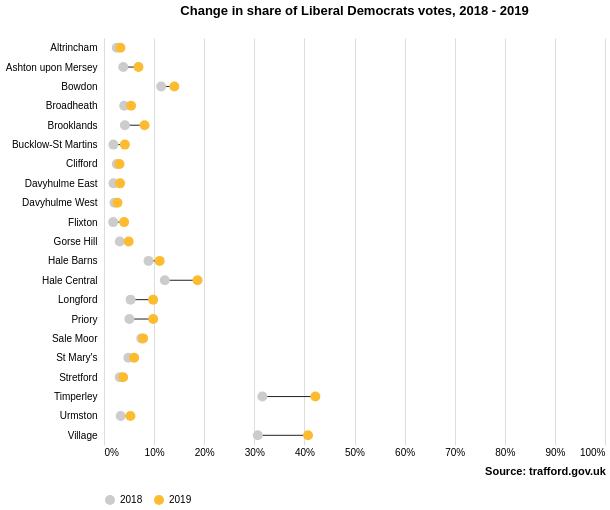

Vega-Lite specification stored for this chart:
### Vega-Lite specification from a JSON file in a GitHub repository (floating-point values rounded to 4 significant figures)
{"$schema": "https://vega.github.io/schema/vega-lite/v3.json", "description": "Visualisation showing how the share of votes for the Liberal Democrats has changed between the Trafford local elections in 2018 and 2019.", "autosize": {"type": "fit"}, "width": 600, "height": 500, "title": {"text": "Change in share of Liberal Democrats votes, 2018 - 2019", "offset": 20}, "data": {"values": [{"area_name": "Altrincham", "year": 2018, "ballots_issued": 8266, "liberal_democrats_vote": 211}, {"area_name": "Ashton upon Mersey", "year": 2018, "ballots_issued": 3590, "liberal_democrats_vote": 138}, {"area_name": "Bowdon", "year": 2018, "ballots_issued": 3121, "liberal_democrats_vote": 356}, {"area_name": "Broadheath", "year": 2018, "ballots_issued": 4218, "liberal_democrats_vote": 170}, {"area_name": "Brooklands", "year": 2018, "ballots_issued": 4080, "liberal_democrats_vote": 170}, {"area_name": "Bucklow-St Martins", "year": 2018, "ballots_issued": 2027, "liberal_democrats_vote": 38}, {"area_name": "Clifford", "year": 2018, "ballots_issued": 3212, "liberal_democrats_vote": 82}, {"area_name": "Davyhulme East", "year": 2018, "ballots_issued": 3837, "liberal_democrats_vote": 73}, {"area_name": "Davyhulme West", "year": 2018, "ballots_issued": 3884, "liberal_democrats_vote": 81}, {"area_name": "Flixton", "year": 2018, "ballots_issued": 4562, "liberal_democrats_vote": 84}, {"area_name": "Gorse Hill", "year": 2018, "ballots_issued": 2799, "liberal_democrats_vote": 88}, {"area_name": "Hale Barns", "year": 2018, "ballots_issued": 2900, "liberal_democrats_vote": 258}, {"area_name": "Hale Central", "year": 2018, "ballots_issued": 2999, "liberal_democrats_vote": 364}, {"area_name": "Longford", "year": 2018, "ballots_issued": 3658, "liberal_democrats_vote": 194}, {"area_name": "Priory", "year": 2018, "ballots_issued": 3352, "liberal_democrats_vote": 170}, {"area_name": "St Mary's", "year": 2018, "ballots_issued": 3432, "liberal_democrats_vote": 167}, {"area_name": "Sale Moor", "year": 2018, "ballots_issued": 2777, "liberal_democrats_vote": 207}, {"area_name": "Stretford", "year": 2018, "ballots_issued": 3130, "liberal_democrats_vote": 98}, {"area_name": "Timperley", "year": 2018, "ballots_issued": 4204, "liberal_democrats_vote": 1329}, {"area_name": "Urmston", "year": 2018, "ballots_issued": 3890, "liberal_democrats_vote": 130}, {"area_name": "Village", "year": 2018, "ballots_issued": 3267, "liberal_democrats_vote": 1003}, {"area_name": "Altrincham", "year": 2019, "ballots_issued": 3898, "liberal_democrats_vote": 128}, {"area_name": "Ashton upon Mersey", "year": 2019, "ballots_issued": 3588, "liberal_democrats_vote": 247}, {"area_name": "Bowdon", "year": 2019, "ballots_issued": 2929, "liberal_democrats_vote": 411}, {"area_name": "Broadheath", "year": 2019, "ballots_issued": 4048, "liberal_democrats_vote": 219}, {"area_name": "Brooklands", "year": 2019, "ballots_issued": 3682, "liberal_democrats_vote": 298}, {"area_name": "Bucklow-St Martins", "year": 2019, "ballots_issued": 1824, "liberal_democrats_vote": 76}, {"area_name": "Clifford", "year": 2019, "ballots_issued": 3012, "liberal_democrats_vote": 93}, {"area_name": "Davyhulme East", "year": 2019, "ballots_issued": 3177, "liberal_democrats_vote": 102}, {"area_name": "Davyhulme West", "year": 2019, "ballots_issued": 3197, "liberal_democrats_vote": 86}, {"area_name": "Flixton", "year": 2019, "ballots_issued": 3787, "liberal_democrats_vote": 152}, {"area_name": "Gorse Hill", "year": 2019, "ballots_issued": 2620, "liberal_democrats_vote": 129}, {"area_name": "Hale Barns", "year": 2019, "ballots_issued": 2817, "liberal_democrats_vote": 313}, {"area_name": "Hale Central", "year": 2019, "ballots_issued": 2973, "liberal_democrats_vote": 555}, {"area_name": "Longford", "year": 2019, "ballots_issued": 3242, "liberal_democrats_vote": 318}, {"area_name": "Priory", "year": 2019, "ballots_issued": 3109, "liberal_democrats_vote": 305}, {"area_name": "St Mary's", "year": 2019, "ballots_issued": 3126, "liberal_democrats_vote": 188}, {"area_name": "Sale Moor", "year": 2019, "ballots_issued": 2601, "liberal_democrats_vote": 203}, {"area_name": "Stretford", "year": 2019, "ballots_issued": 2804, "liberal_democrats_vote": 107}, {"area_name": "Timperley", "year": 2019, "ballots_issued": 3918, "liberal_democrats_vote": 1653}, {"area_name": "Urmston", "year": 2019, "ballots_issued": 3394, "liberal_democrats_vote": 179}, {"area_name": "Village", "year": 2019, "ballots_issued": 3217, "liberal_democrats_vote": 1310}]}, "transform": [{"calculate": "(datum.liberal_democrats_vote/datum.ballots_issued)", "as": "vote_percentage"}], "encoding": {"x": {"field": "vote_percentage", "type": "quantitative", "scale": {"domain": [0, 1]}, "axis": {"title": "Source: trafford.gov.uk", "titleX": 441, "titleY": 20, "format": "%"}}, "y": {"field": "area_name", "type": "nominal", "axis": {"title": null, "offset": 5, "ticks": false, "minExtent": 70, "domain": false}}}, "layer": [{"mark": "line", "encoding": {"detail": {"field": "area_name", "type": "nominal"}, "color": {"value": "#212121"}, "size": {"value": 1}}}, {"mark": {"type": "point", "filled": true}, "encoding": {"color": {"field": "year", "type": "ordinal", "scale": {"domain": [2018, 2019], "range": ["#ccc", "#fdbb30"]}, "legend": {"title": null, "orient": "bottom", "direction": "horizontal"}}, "size": {"value": 100}, "opacity": {"value": 1}, "tooltip": [{"field": "vote_percentage", "type": "quantitative", "title": "Share of votes", "format": ".1%"}]}}], "config": {"style": {"cell": {"stroke": "transparent"}}, "axis": {"ticks": false, "domainColor": ""}}}
